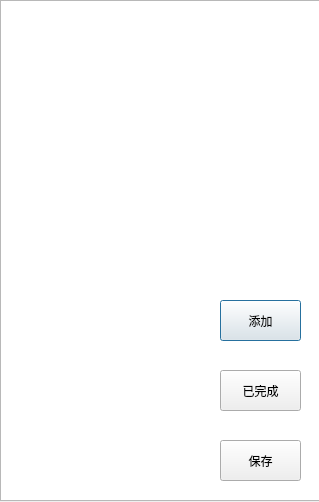
<?xml version="1.0" encoding="UTF-8"?>
<ui version="4.0">
 <class>Event</class>
 <widget class="QDialog" name="Event">
  <property name="geometry">
   <rect>
    <x>0</x>
    <y>0</y>
    <width>319</width>
    <height>502</height>
   </rect>
  </property>
  <property name="windowTitle">
   <string>Dialog</string>
  </property>
  <widget class="QListWidget" name="listWidget">
   <property name="geometry">
    <rect>
     <x>0</x>
     <y>0</y>
     <width>321</width>
     <height>501</height>
    </rect>
   </property>
  </widget>
  <widget class="QPushButton" name="pushButton">
   <property name="geometry">
    <rect>
     <x>220</x>
     <y>300</y>
     <width>81</width>
     <height>41</height>
    </rect>
   </property>
   <property name="text">
    <string>添加</string>
   </property>
  </widget>
  <widget class="QPushButton" name="pushButton_2">
   <property name="geometry">
    <rect>
     <x>220</x>
     <y>370</y>
     <width>81</width>
     <height>41</height>
    </rect>
   </property>
   <property name="text">
    <string>已完成</string>
   </property>
  </widget>
  <widget class="QPushButton" name="pushButton_3">
   <property name="geometry">
    <rect>
     <x>220</x>
     <y>440</y>
     <width>81</width>
     <height>41</height>
    </rect>
   </property>
   <property name="text">
    <string>保存</string>
   </property>
  </widget>
 </widget>
 <resources/>
 <connections/>
</ui>
